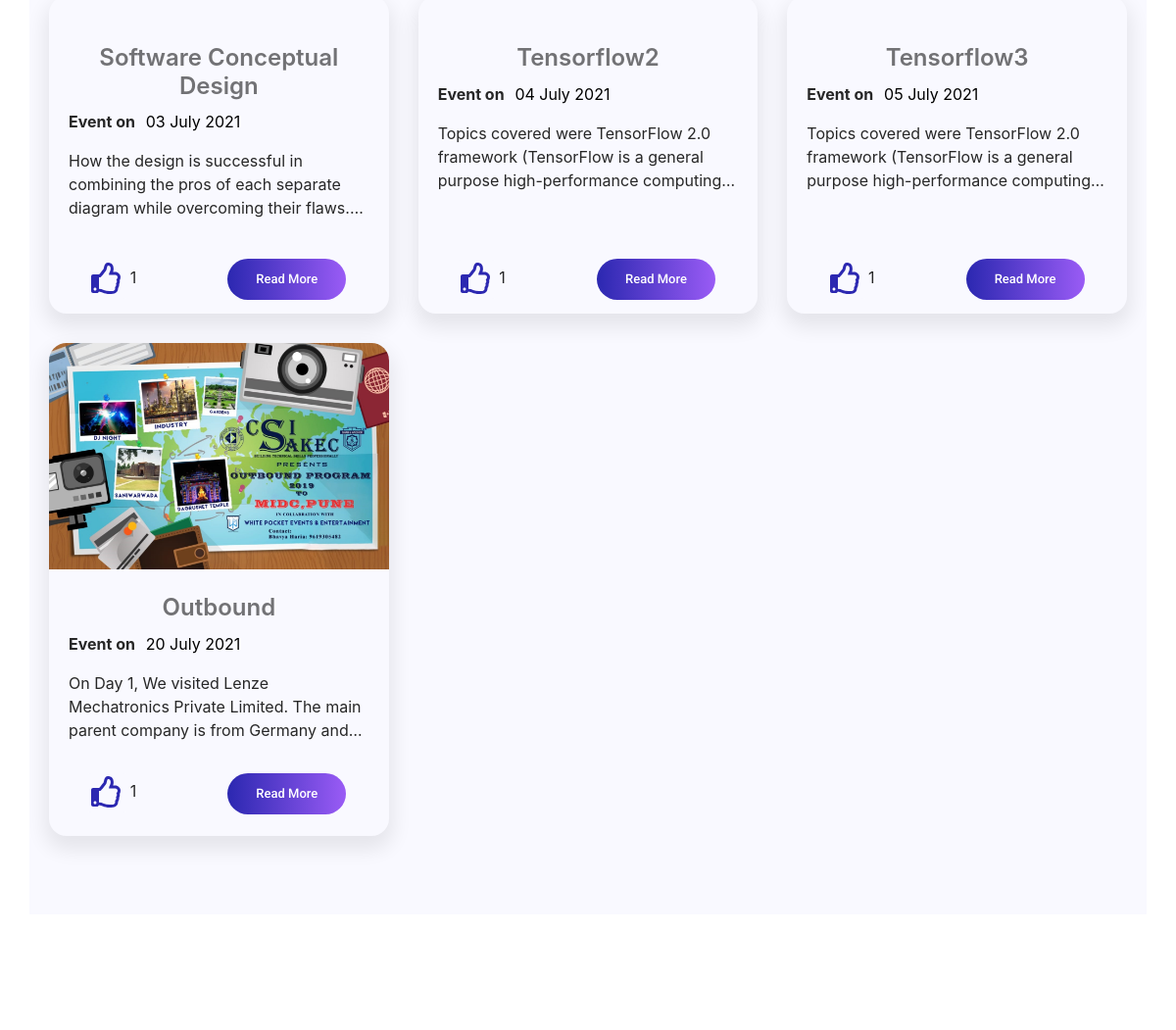
Page /allevents.php (middle part) on the earlier database version.
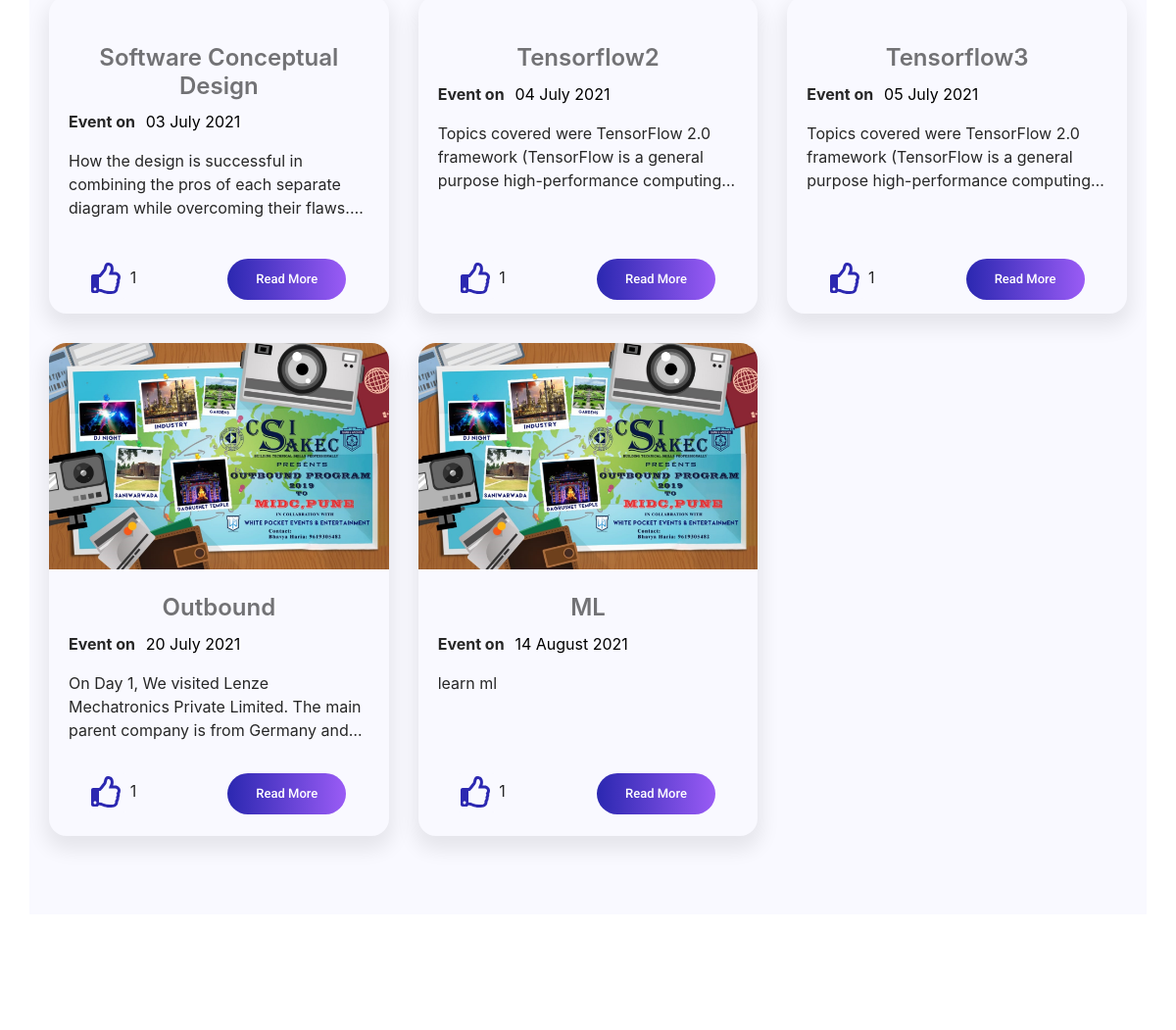
Same page on the later database version.
### tables this page shows
CREATE TABLE `csi_event` (
  `id` int(11) NOT NULL,
  `title` varchar(225) NOT NULL,
  `subtitle` varchar(255) NOT NULL,
  `banner` varchar(256) NOT NULL,
  `e_from_date` date NOT NULL,
  `e_to_date` date NOT NULL,
  `e_from_time` time NOT NULL,
  `e_to_time` time NOT NULL,
  `e_description` text NOT NULL,
  `fee_m` int(5) NOT NULL,
  `fee` int(5) NOT NULL,
  `live` tinyint(1) NOT NULL,
  `feedback` tinyint(4) NOT NULL,
  `selfie` tinyint(4) NOT NULL
);

### config.php (called while the page is built, shortened)
<?php
    $conn = mysqli_connect(DB_SERVER, DB_USERNAME, DB_PASSWORD, DB_NAME);
    function execute($sql){
        global $conn;
        return mysqli_query($conn, $sql);
    }
    function getValue($sql){
        return mysqli_fetch_assoc(execute($sql));
    }
    function getSpecificValue($sql,$columnName){
        $variable= getValue($sql);
        return $variable[$columnName];
    }
?>

### allevents.php (the view, shortened to what this page needs)
<!DOCTYPE html>
<html lang="en">
<!DOCTYPE html>
<html lang="en">
<head>
    <link rel="stylesheet" href="plugins/bootstrap-4.6.0-dist/css/bootstrap.min.css">
    <link rel="stylesheet" href="css/style.css?v=<?php echo time(); ?>">
    <link rel="stylesheet" href="css/event.css?v=<?php echo time(); ?>">
</head>
<?php
require_once "config.php";
$email = $_SESSION['email'];
?>
<body>
    <section id="events" class="p_120">
        <div class="container">
            <div class="event_schedule_inner">
                <div id="London" class="tabcontent">
                    <div class="row">
                        <?php
                        $currentdate = date("Y-m-d");
                        $queryevent = execute("SELECT * FROM `csi_event` WHERE `e_from_date`<'$currentdate'");
                        if (mysqli_num_rows($queryevent) > 0) {
                            while ($rowevent = mysqli_fetch_assoc($queryevent)) {
                                if ($rowevent['live'] == 1) {
                                    $eventdate = date("d F Y", strtotime($rowevent['e_from_date']));
                        ?>
                                    <div class="col-lg-4 col-md-6 d-flex align-items-stretch">
                                        <div class="posts">
                                            <img src="<?php echo "Banner/" . trim($rowevent['banner']); ?>" alt="" class="img-fluid">
                                            <div class="blog-inner">
                                                <h2><a href="#"><?php echo $rowevent['title']; ?></a></h2>
                                                <div class="mh-blog-post-info">
                                                    <p>
                                                        <strong>Event on </strong>
                                                        <span class="event_date"><?php echo $eventdate; ?></span>
                                                    </p>
                                                </div>
                                                <p class="line-clamp">
                                                    <?php echo $rowevent['e_description']; ?>
                                                        <?php
                                                            $event_id = $rowevent['id'];
                                                            $count = getSpecificValue("SELECT COUNT(user_id) as count FROM `csi_event_likes` where `event_id` = ".$rowevent['id'], 'count');
                                                            $liked = getValue("SELECT COUNT(`csi_event_likes`.`id`) as count FROM `csi_event_likes`, `csi_userdata` WHERE `emailID` = '$email' AND `user_id`= `csi_userdata`.`id` AND`event_id` = '$event_id'");
                                                        ?>
                                                        <div class="likes" id="likes_<?php echo $event_id; ?>">
                                                        <?php
                                                            if($liked['count'] == 0){
                                                        ?>
                                                                <button class="btn icon_btn" name = "like" value="<?php echo $event_id;?>"><i class="far fa-thumbs-up fa-2x"></i></button>
                                                        <?php
                                                            }else {
                                                        ?>
                                                                <button class="btn icon_btn" name = "unlike" value="<?php echo $event_id;?>" ><i class="fas fa-thumbs-up fa-2x"></i></button>
                                                        <?php
                                                            }
                                                        ?>
                                                        <?php echo $count;?>
                                                    </div>
                                                <form action="event.php" method="GET">
                                                    <button class="btn main_btn_read_more" type="submit">Read More</button>
                                                </form>
                                            </div>
                                        </div>
                                    </div>
                        <?php
                                }
                            }
                        }
                        ?>
                    </div>
                </div>
            </div>
        </div>
    </section>
</body>
</html>

Differences in the rows shown:
added csi_event: live 1 (drawn), title "ML", e_from_date "14 August 2021", e_description "learn ml", $event_id 53 (drawn), count "1"
